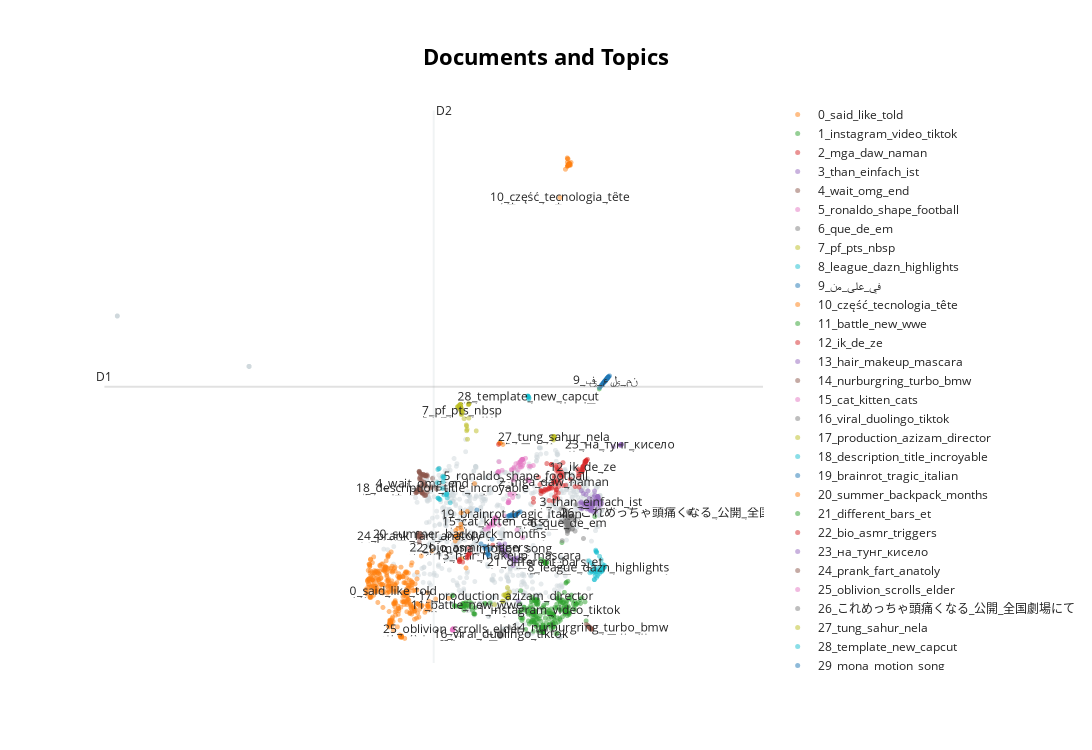

Notebook code for this chart:
### Markdown cell above
## 4. Visuelle Exploration mit UMAP

Zur besseren Interpretation der durch BERTopic erzeugten Embeddings und Topics projizieren wir die hochdimensionalen Embeddings in 2D mit **UMAP**. So lassen sich thematische Cluster visuell erkennen.

### Code cell
# Visualisierung nach Topic
topic_model.visualize_documents(texts, topics=topics)
